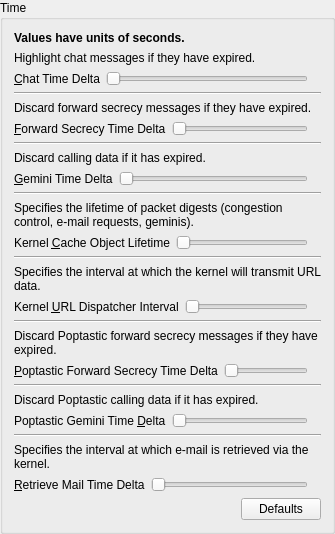
         <widget class="QGroupBox" name="time">
          <property name="styleSheet">
           <string notr="true">QGroupBox#time:title {background-color: qlineargradient(spread:reflect, x1:0.023, y1:0.988636, x2:0.028, y2:0.011, stop:0 rgba(218, 232, 255, 255), stop:1 rgba(170, 85, 255, 255));}</string>
          </property>
          <property name="title">
           <string>Time</string>
          </property>
          <layout class="QVBoxLayout" name="verticalLayout_28">
           <item>
            <widget class="QLabel" name="label_12">
             <property name="font">
              <font>
               <weight>75</weight>
               <bold>true</bold>
              </font>
             </property>
             <property name="text">
              <string>Values have units of seconds.</string>
             </property>
            </widget>
           </item>
           <item>
            <widget class="QLabel" name="label_18">
             <property name="text">
              <string>Highlight chat messages if they have expired.</string>
             </property>
             <property name="wordWrap">
              <bool>true</bool>
             </property>
            </widget>
           </item>
           <item>
            <layout class="QHBoxLayout" name="horizontalLayout_7">
             <item>
              <widget class="QLabel" name="label_6">
               <property name="text">
                <string>&amp;Chat Time Delta</string>
               </property>
               <property name="buddy">
                <cstring>chat_time_delta</cstring>
               </property>
              </widget>
             </item>
             <item>
              <widget class="QSlider" name="chat_time_delta">
               <property name="minimum">
                <number>5</number>
               </property>
               <property name="maximum">
                <number>600</number>
               </property>
               <property name="orientation">
                <enum>Qt::Horizontal</enum>
               </property>
              </widget>
             </item>
             <item>
              <widget class="QLabel" name="chat_time_delta_current"/>
             </item>
            </layout>
           </item>
           <item>
            <widget class="Line" name="line">
             <property name="orientation">
              <enum>Qt::Horizontal</enum>
             </property>
            </widget>
           </item>
           <item>
            <widget class="QLabel" name="label_19">
             <property name="text">
              <string>Discard forward secrecy messages if they have expired.</string>
             </property>
             <property name="wordWrap">
              <bool>true</bool>
             </property>
            </widget>
           </item>
           <item>
            <layout class="QHBoxLayout" name="horizontalLayout_9">
             <item>
              <widget class="QLabel" name="label_8">
               <property name="text">
                <string>&amp;Forward Secrecy Time Delta</string>
               </property>
               <property name="buddy">
                <cstring>forward_secrecy_time_delta</cstring>
               </property>
              </widget>
             </item>
             <item>
              <widget class="QSlider" name="forward_secrecy_time_delta">
               <property name="minimum">
                <number>5</number>
               </property>
               <property name="maximum">
                <number>600</number>
               </property>
               <property name="orientation">
                <enum>Qt::Horizontal</enum>
               </property>
              </widget>
             </item>
             <item>
              <widget class="QLabel" name="forward_secrecy_time_delta_current"/>
             </item>
            </layout>
           </item>
           <item>
            <widget class="Line" name="line_2">
             <property name="orientation">
              <enum>Qt::Horizontal</enum>
             </property>
            </widget>
           </item>
           <item>
            <widget class="QLabel" name="label_21">
             <property name="text">
              <string>Discard calling data if it has expired.</string>
             </property>
             <property name="wordWrap">
              <bool>true</bool>
             </property>
            </widget>
           </item>
           <item>
            <layout class="QHBoxLayout" name="horizontalLayout_8">
             <item>
              <widget class="QLabel" name="label_7">
               <property name="text">
                <string>&amp;Gemini Time Delta</string>
               </property>
               <property name="buddy">
                <cstring>gemini_time_delta</cstring>
               </property>
              </widget>
             </item>
             <item>
              <widget class="QSlider" name="gemini_time_delta">
               <property name="minimum">
                <number>5</number>
               </property>
               <property name="maximum">
                <number>600</number>
               </property>
               <property name="orientation">
                <enum>Qt::Horizontal</enum>
               </property>
              </widget>
             </item>
             <item>
              <widget class="QLabel" name="gemini_time_delta_current"/>
             </item>
            </layout>
           </item>
           <item>
            <widget class="Line" name="line_3">
             <property name="orientation">
              <enum>Qt::Horizontal</enum>
             </property>
            </widget>
           </item>
           <item>
            <widget class="QLabel" name="label_22">
             <property name="text">
              <string>Specifies the lifetime of packet digests (congestion control, e-mail requests, geminis).</string>
             </property>
             <property name="wordWrap">
              <bool>true</bool>
             </property>
            </widget>
           </item>
           <item>
            <layout class="QHBoxLayout" name="horizontalLayout_6">
             <item>
              <widget class="QLabel" name="label_5">
               <property name="text">
                <string>Kernel &amp;Cache Object Lifetime</string>
               </property>
               <property name="buddy">
                <cstring>kernel_cache_object_lifetime</cstring>
               </property>
              </widget>
             </item>
             <item>
              <widget class="QSlider" name="kernel_cache_object_lifetime">
               <property name="minimum">
                <number>5</number>
               </property>
               <property name="maximum">
                <number>600</number>
               </property>
               <property name="orientation">
                <enum>Qt::Horizontal</enum>
               </property>
              </widget>
             </item>
             <item>
              <widget class="QLabel" name="kernel_cache_object_lifetime_current"/>
             </item>
            </layout>
           </item>
           <item>
            <widget class="Line" name="line_4">
             <property name="orientation">
              <enum>Qt::Horizontal</enum>
             </property>
            </widget>
           </item>
           <item>
            <widget class="QLabel" name="label_23">
             <property name="text">
              <string>Specifies the interval at which the kernel will transmit URL data.</string>
             </property>
             <property name="wordWrap">
              <bool>true</bool>
             </property>
            </widget>
           </item>
           <item>
            <layout class="QHBoxLayout" name="horizontalLayout_14">
             <item>
              <widget class="QLabel" name="label_14">
               <property name="text">
                <string>Kernel &amp;URL Dispatcher Interval</string>
               </property>
               <property name="buddy">
                <cstring>kernel_url_dispatcher</cstring>
               </property>
              </widget>
             </item>
             <item>
              <widget class="QSlider" name="kernel_url_dispatcher">
               <property name="minimum">
                <number>45</number>
               </property>
               <property name="maximum">
                <number>600</number>
               </property>
               <property name="orientation">
                <enum>Qt::Horizontal</enum>
               </property>
              </widget>
             </item>
             <item>
              <widget class="QLabel" name="kernel_url_dispatcher_current"/>
             </item>
            </layout>
           </item>
           <item>
            <widget class="Line" name="line_5">
             <property name="orientation">
              <enum>Qt::Horizontal</enum>
             </property>
            </widget>
           </item>
           <item>
            <widget class="QLabel" name="label_20">
             <property name="text">
              <string>Discard Poptastic forward secrecy messages if they have expired.</string>
             </property>
             <property name="wordWrap">
              <bool>true</bool>
             </property>
            </widget>
           </item>
           <item>
            <layout class="QHBoxLayout" name="horizontalLayout_12">
             <item>
              <widget class="QLabel" name="label_11">
               <property name="text">
                <string>&amp;Poptastic Forward Secrecy Time Delta</string>
               </property>
               <property name="buddy">
                <cstring>poptastic_forward_secrecy_time_delta</cstring>
               </property>
              </widget>
             </item>
             <item>
              <widget class="QSlider" name="poptastic_forward_secrecy_time_delta">
               <property name="minimum">
                <number>5</number>
               </property>
               <property name="maximum">
                <number>600</number>
               </property>
               <property name="orientation">
                <enum>Qt::Horizontal</enum>
               </property>
              </widget>
             </item>
             <item>
              <widget class="QLabel" name="poptastic_forward_secrecy_time_delta_current"/>
             </item>
            </layout>
           </item>
           <item>
            <widget class="Line" name="line_6">
             <property name="orientation">
              <enum>Qt::Horizontal</enum>
             </property>
            </widget>
           </item>
           <item>
            <widget class="QLabel" name="label_26">
             <property name="text">
              <string>Discard Poptastic calling data if it has expired.</string>
             </property>
             <property name="wordWrap">
              <bool>true</bool>
             </property>
            </widget>
           </item>
           <item>
            <layout class="QHBoxLayout" name="horizontalLayout_15">
             <item>
              <widget class="QLabel" name="label_25">
               <property name="text">
                <string>Poptastic Gemini Time &amp;Delta</string>
               </property>
               <property name="buddy">
                <cstring>poptastic_gemini_time_delta</cstring>
               </property>
              </widget>
             </item>
             <item>
              <widget class="QSlider" name="poptastic_gemini_time_delta">
               <property name="minimum">
                <number>5</number>
               </property>
               <property name="maximum">
                <number>600</number>
               </property>
               <property name="orientation">
                <enum>Qt::Horizontal</enum>
               </property>
              </widget>
             </item>
             <item>
              <widget class="QLabel" name="poptastic_gemini_time_delta_current"/>
             </item>
            </layout>
           </item>
           <item>
            <widget class="Line" name="line_7">
             <property name="orientation">
              <enum>Qt::Horizontal</enum>
             </property>
            </widget>
           </item>
           <item>
            <widget class="QLabel" name="label_24">
             <property name="text">
              <string>Specifies the interval at which e-mail is retrieved via the kernel.</string>
             </property>
             <property name="wordWrap">
              <bool>true</bool>
             </property>
            </widget>
           </item>
           <item>
            <layout class="QHBoxLayout" name="horizontalLayout_11">
             <item>
              <widget class="QLabel" name="label_10">
               <property name="text">
                <string>&amp;Retrieve Mail Time Delta</string>
               </property>
               <property name="buddy">
                <cstring>retrieve_mail_time_delta</cstring>
               </property>
              </widget>
             </item>
             <item>
              <widget class="QSlider" name="retrieve_mail_time_delta">
               <property name="minimum">
                <number>5</number>
               </property>
               <property name="maximum">
                <number>600</number>
               </property>
               <property name="orientation">
                <enum>Qt::Horizontal</enum>
               </property>
              </widget>
             </item>
             <item>
              <widget class="QLabel" name="retrieve_mail_time_delta_current"/>
             </item>
            </layout>
           </item>
           <item>
            <layout class="QHBoxLayout" name="horizontalLayout_13">
             <item>
              <spacer name="horizontalSpacer_7">
               <property name="orientation">
                <enum>Qt::Horizontal</enum>
               </property>
               <property name="sizeHint" stdset="0">
                <size>
                 <width>40</width>
                 <height>20</height>
                </size>
               </property>
              </spacer>
             </item>
             <item>
              <widget class="QPushButton" name="defaults">
               <property name="text">
                <string>Defaults</string>
               </property>
              </widget>
             </item>
            </layout>
           </item>
          </layout>
         </widget>
